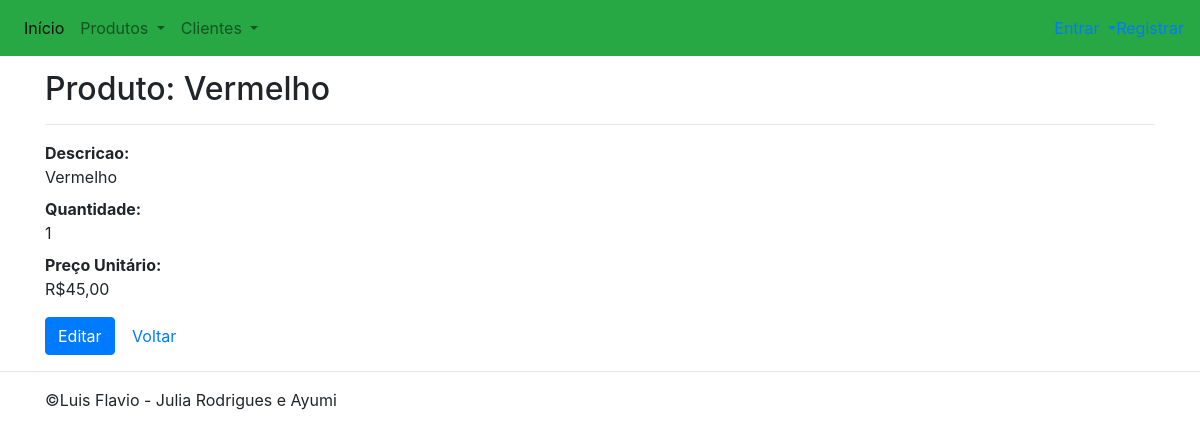
The app's page /produtos/view.php?id=5 with its own data.
### tables this page shows
CREATE TABLE `produto` (
  `id` int(11) NOT NULL,
  `descricao` varchar(50) NOT NULL,
  `quantidade` int(11) NOT NULL,
  `precounit` double NOT NULL,
  `modified` datetime NOT NULL,
  `created` datetime NOT NULL
);

### inc/database.php (called while the page is built, shortened)
<?php
function open_database() {
    try{
        $conn = new mysqli(DB_HOST,DB_USER,DB_PASSWORD,DB_NAME);
        return $conn;
    } catch(Exception $e) {
        echo $e->getMessage();
        return null;
    }
}
function find( $table = null, $id = null ) {
	$database = open_database();
	$found = null;
	try {
	  if ($id) {
	    $sql = "SELECT * FROM " . $table . " WHERE id = " . $id;
	    $result = mysqli_query($database,$sql);
	    if(mysqli_num_rows($result) > 0) {
	      $found = $result->fetch_assoc();
	    }
	  }
	} catch (Exception $e) {
	  $_SESSION['message'] = $e->GetMessage();
	  $_SESSION['type'] = 'danger';
  }
	return $found;
}

### produtos/functions.php (called while the page is built, shortened)
<?php
function view($id = null) {
	$customer = find('produto', $id);
	}
function formatNumber($value) {
	return number_format($value,0,',','.');
}
function formatMoney($value) {
	return "R$".number_format($value,2,',','.');
}

### produtos/view.php (the view, shortened to what this page needs)
<?php
	require_once('functions.php');
	view($_GET['id']);
?>
<h2>Produto: <?php echo $customer['descricao']; ?></h2>
<hr>
<dl class="dl-horizontal">
	<dt>Descricao:</dt>
	<dd><?php echo $customer['descricao']; ?></dd>
	<dt>Quantidade:</dt>
	<dd><?php echo formatNumber($customer['quantidade']); ?></dd>
	<dt>Preço Unitário:</dt>
	<dd><?php echo formatMoney($customer['precounit']); ?></dd>
</dl>
<div id="actions" class="row">
	<div class="col-md-12">
	  <a href="edit.php?id=<?php echo $customer['id']; ?>" class="btn btn-primary">Editar</a>
	  <a href="index.php" class="btn btn-default">Voltar</a>
	</div>
</div>

### inc/header.php (style rules this page uses)
body { padding-top: 50px; padding-bottom: 20px; }

### records on screen
produto: descricao "Vermelho", quantidade "1", precounit "R$45,00"

### other values on screen
COPYRIGHT "Julia Rodrigues e Ayumi"
